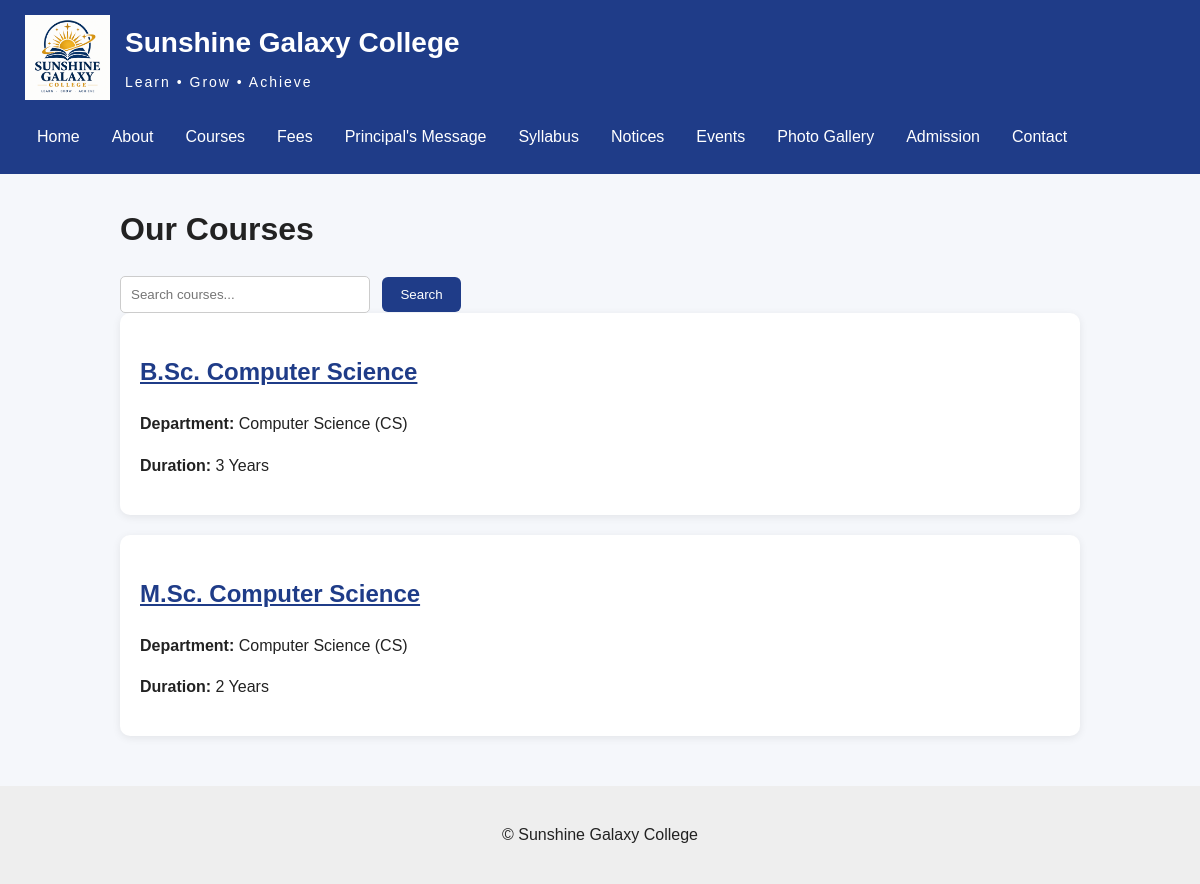
Page /courses/ on the earlier database version.
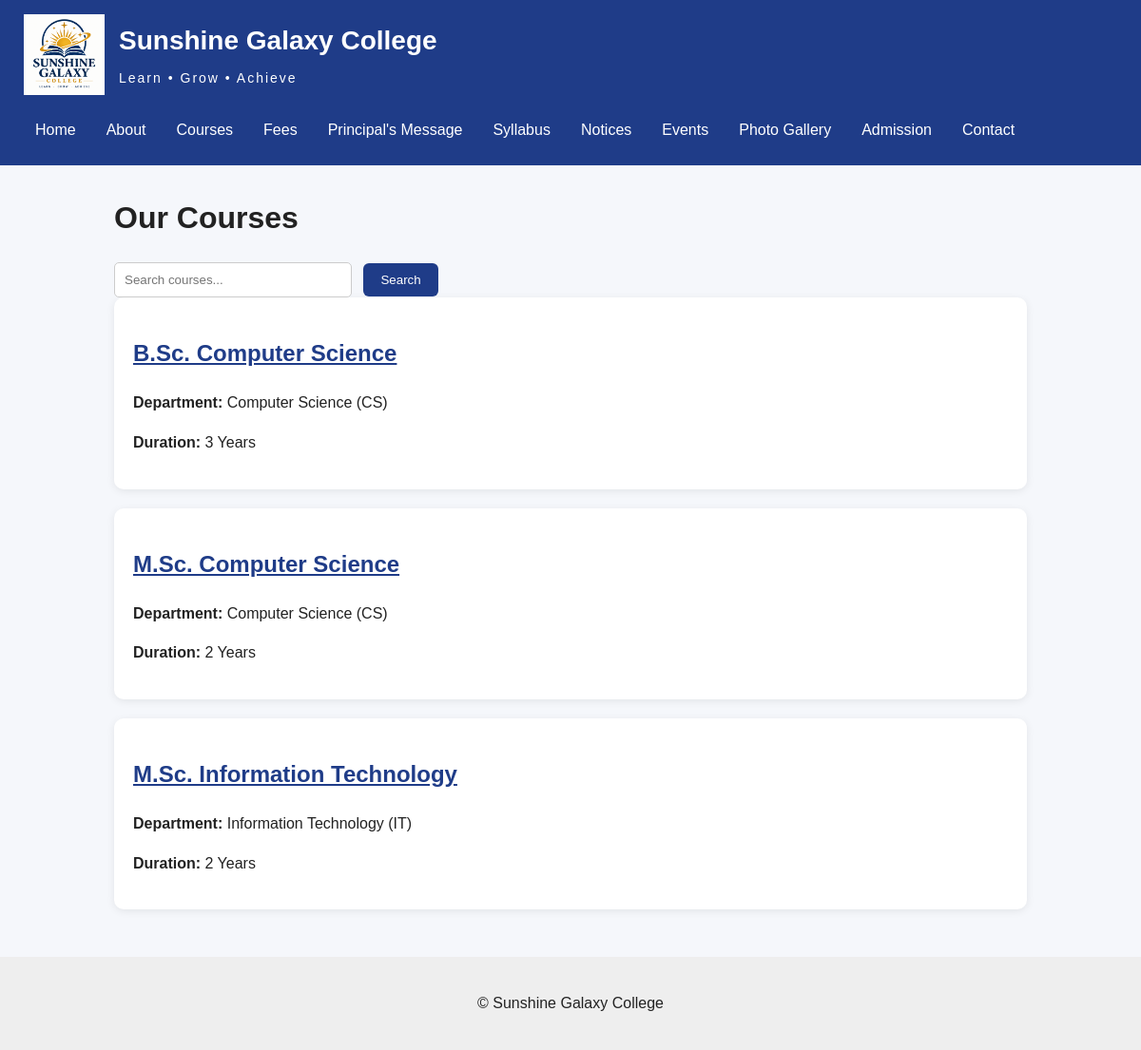
Same page on the later database version.
### core/models.py (models this page shows, shortened)
class Course(models.Model):
    department = models.ForeignKey(
        Department,
        on_delete=models.CASCADE,
        related_name="courses"
    )
    name = models.CharField(max_length=150)
    degree = models.CharField(max_length=100)
    duration = models.CharField(max_length=50)
    description = models.TextField()
    eligibility = models.TextField()
    is_active = models.BooleanField(default=True)
    class Meta:
        ordering = ["name"]

class Department(models.Model):
    name = models.CharField(max_length=150)
    code = models.CharField(max_length=20, unique=True)
    description = models.TextField()
    hod = models.CharField(max_length=100)
    def __str__(self):
        return f"{self.name} ({self.code})"
    class Meta:
        ordering = ["name"]

### core/views.py (the view)
# urls.py: path("courses/", views.course_list, name="course_list"),
def course_list(request):
    search_query = request.GET.get("search", "")
    courses = Course.objects.filter(is_active=True)
    if search_query:
        courses = courses.filter(
            name__icontains=search_query
        )
    return render(
        request,
        "core/course_list.html",
        {
            "courses": courses,
            "search_query": search_query,
        }
    )

### Templates/core/course_list.html (shortened to what this page needs)
{% extends "base.html" %}
{% block content %}
<h1>Our Courses</h1>
<form method="get">
    <input
        type="text"
        name="search"
        placeholder="Search courses..."
        value="{{ search_query }}"
    >
    <button type="submit">
        Search
    </button>
</form>
{% for course in courses %}
    <div class="course-card">
        <h2>
            <a href="{% url 'course_detail' course.id %}">
                {{ course.name }}
            </a>
        </h2>
        <p>
            <strong>Department:</strong>
            {{ course.department }}
        </p>
        <p>
            <strong>Duration:</strong>
            {{ course.duration }}
        </p>
    </div>
{% empty %}
    <p>No courses found.</p>
{% endfor %}
{% endblock %}

Differences in the rows shown:
added Course: name "M.Sc. Information Technology", department "Information Technology (IT)", duration "2 Years"
